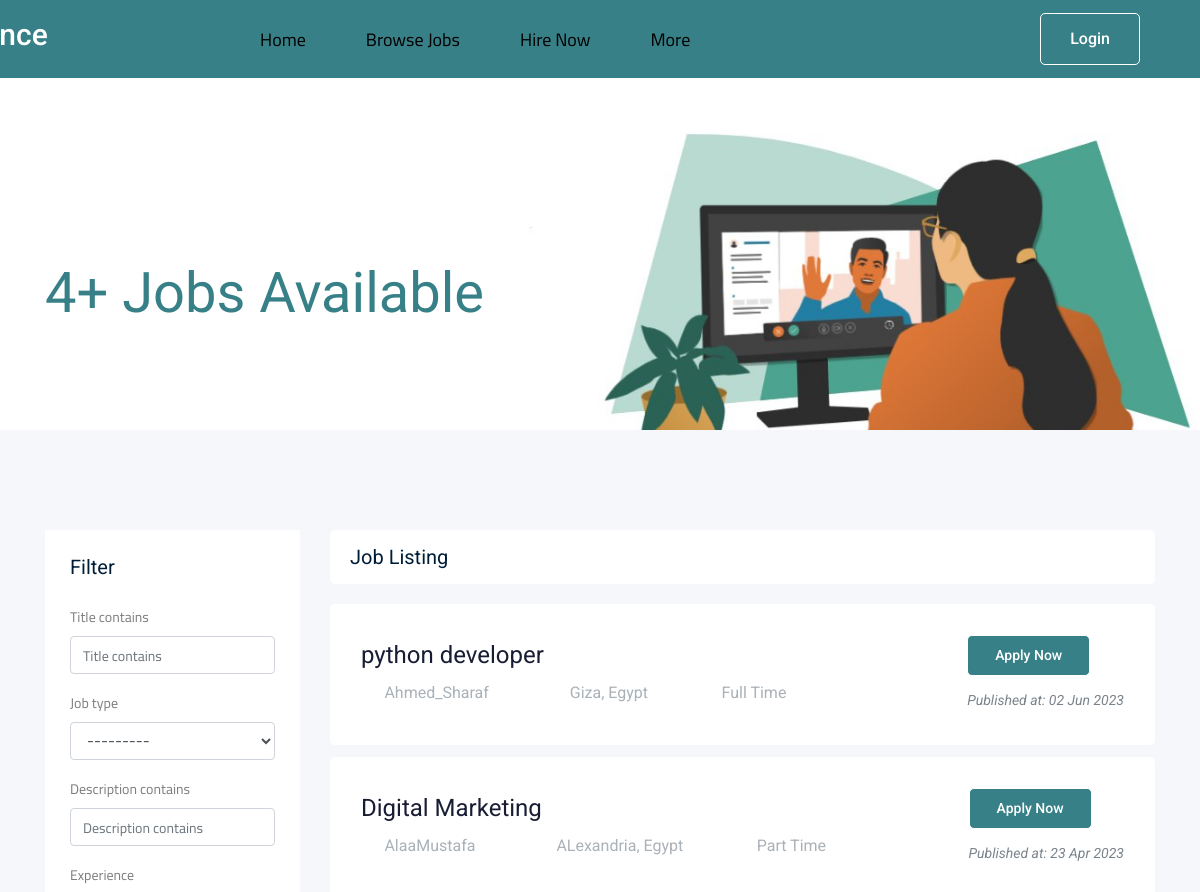
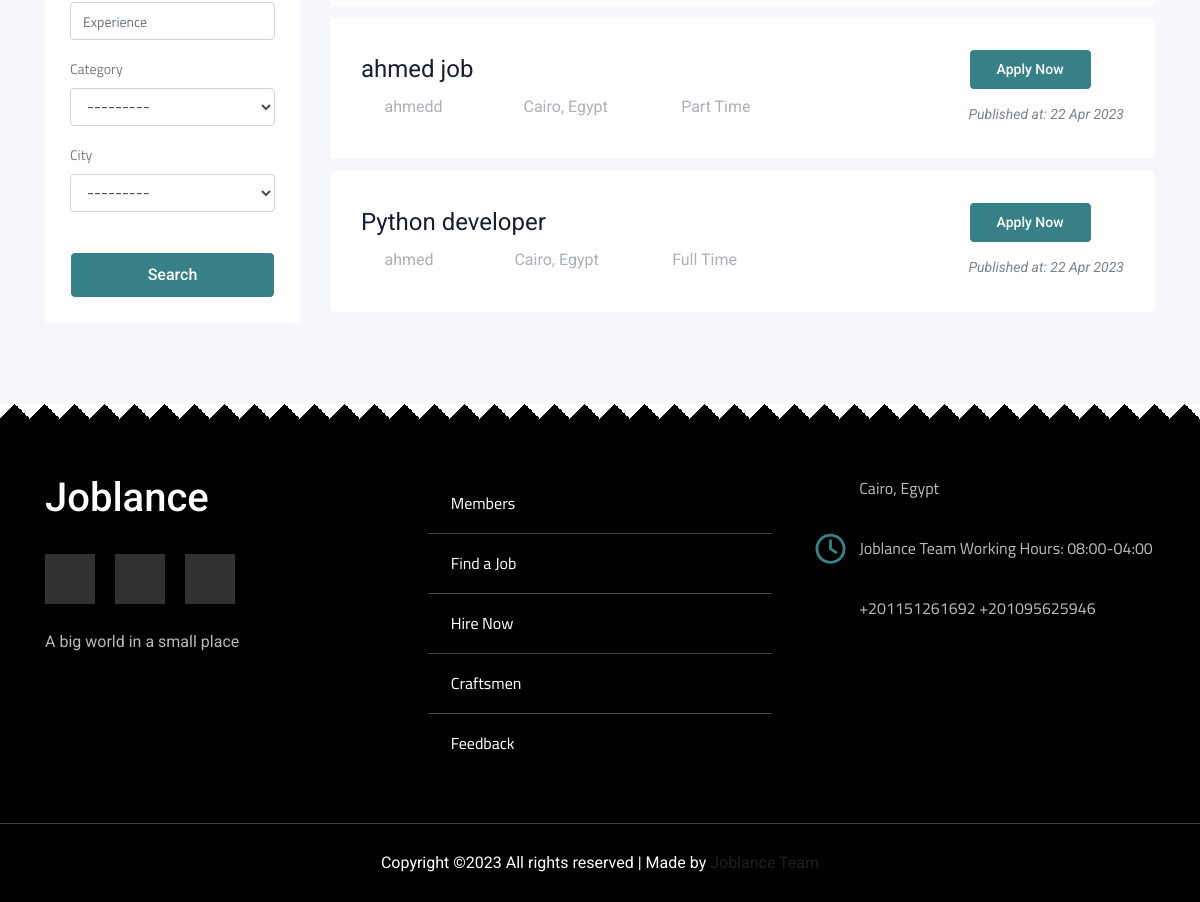
Screenshot of /jobs/ with the database file from the repository (2 pictures, top to bottom).
### job/models.py (models this page shows, shortened)
class Job(models.Model):
    owner = models.ForeignKey(
        User, related_name='job_owner', on_delete=models.CASCADE)
    title = models.CharField(max_length=100)
    job_type = models.CharField(max_length=15, choices=JOB_TYPE)
    description = models.TextField(max_length=10000)
    published_at = models.DateTimeField(auto_now=True)
    vacancy = models.IntegerField(default=1)
    salary = models.IntegerField(default=0)
    experience = models.IntegerField(default=0)
    category = models.ForeignKey('Category', on_delete=models.CASCADE)
    country = models.CharField(max_length=15, choices=CURRENT_COUNTRY)
    city = models.CharField(max_length=15, choices=CURRENT_CITY)
    slug = models.SlugField(blank=True, null=True)
    class Meta:
        ordering = ['-id']

### job/views.py (the view)
# urls.py: path('', views.jobs_list, name='job_list'),
def jobs_list(request):
    jobs_list = Job.objects.all()
    myfilter = JobFilter(request.GET, queryset=jobs_list)
    jobs_list = myfilter.qs
    paginator = Paginator(jobs_list, 5)  # Show 5 contacts per page.
    page_number = request.GET.get('page')
    page_obj = paginator.get_page(page_number)
    context = {'jobs': page_obj,
               'forcount': jobs_list,
               'myfilter': myfilter,
               }
    return render(request, 'job/jobs_list.html', context)

### job/templates/job/jobs_list.html (shortened to what this page needs)
{% load static %}
{% load bootstrap4 %}
<!doctype html>
<html class="no-js" lang="zxx">
<head>
    <link rel="stylesheet" href="{% static 'css/bootstrap.min.css'%}">
    <link rel="stylesheet" href="{% static 'css/owl.carousel.min.css'%}">
    <link rel="stylesheet" href="{% static 'css/magnific-popup.css'%}">
    <link rel="stylesheet" href="{% static 'css/font-awesome.min.css'%}">
    <link rel="stylesheet" href="{% static 'css/themify-icons.css'%}">
    <link rel="stylesheet" href="{% static 'css/nice-select.css'%}">
    <link rel="stylesheet" href="{% static 'css/flaticon.css'%}">
    <link rel="stylesheet" href="{% static 'css/jquery-ui.css'%}">
    <link rel="stylesheet" href="{% static 'css/gijgo.css'%}">
    <link rel="stylesheet" href="{% static 'css/animate.min.css'%}">
    <link rel="stylesheet" href="{% static 'css/slicknav.css'%}">
    <link rel="stylesheet" href="{% static 'css/adel_search.css'%}">
    <link rel="stylesheet" href="{% static 'css/style.css'%}">
    <link rel="stylesheet" href="{% static 'css/normalize.css' %}">
    <link rel="stylesheet" href="{% static 'css/morsy.css' %}">
    <link rel="stylesheet" href="{% static 'css/morsy.min.css' %}">
</head>
<body>
    <Header>
        <div class="container">
            <a href="{% url 'pages:index' %}" class="logo">
                <h2 style="color: #fff;">Joblance</h2>
            </a>
            <ul class="links">
                <li><a href="{% url 'pages:home' %}">Home</a></li>
                <li><a href="{% url 'jobs:job_list' %}">Browse Jobs</a></li>
                <li><a href="{% url 'profiles:others' %}">Hire Now</a></li>
                <li>
                    <a href="#" class="io">More</a>
                </li>
            </ul>
            <div class="col-xl-3 col-lg-3 d-none d-lg-block">
                <div class="Appointment">
                    {% if request.user.is_authenticated %}
                    <div class="d-none d-lg-block">
                        <a class="boxed-btn3" href="{% url 'registration:logout' %}" style="float: right;">Logout</a>
                    </div>
                    <div class="d-none d-lg-block">
                        <a href="{% url 'profiles:profile' %}" class="boxed-btn3">Profile</a>
                    </div>
                    {% else %}
                    <div class="d-none d-lg-block">
                        <a class="boxed-btn3" href="{% url 'registration:signin' %}" style="float: right;">Login</a>
                    </div>
                    {% endif %}
                </div>
            </div>
        </div>
    </Header>
    <main>
        <div class="bradcam_area bradcam_bg_1">
            <div class="container">
                <div class="row">
                    <div class="col-xl-12">
                        <div class="bradcam_text">
                            <h3>{{forcount.count}}+ Jobs Available</h3>
                        </div>
                    </div>
                </div>
            </div>
        </div>
        <div class="job_listing_area plus_padding">
            <div class="container">
                <div class="row">
                    <div class="col-lg-3">
                        <div class="job_filter white-bg">
                            <div class="form_inner white-bg">
                                <h3>Filter</h3>
                                <form method="GET">
                                    {% bootstrap_form myfilter.form %}
                                    <input type="submit" value="Search" class="boxed-btn3 w-100 mt-4">
                                </form>
                            </div>
                        </div>
                    </div>
                    <div class="col-lg-9">
                        <div class="recent_joblist_wrap">
                            <div class="recent_joblist white-bg ">
                                <div class="row align-items-center">
                                    <div class="col-md-6">
                                        <h4>Job Listing</h4>
                                    </div>
                                    <div class="col-md-6">
                                    </div>
                                </div>
                            </div>
                        </div>
                        <div class="job_lists m-0">
                            <div class="row">
                                {% for job in jobs %}
                                {% if job.owner == user %}
                                <div class="col-lg-12 col-md-12">
                                    <div class="single_jobs white-bg d-flex justify-content-between">
                                        <div class="jobs_left d-flex align-items-center">
                                            <div class="jobs_conetent">
                                                <a href="{% url 'jobs:edit_job' job.id %}">
                                                    <h4>{{job.title}}</h4>
                                                </a>
                                                <div class="links_locat d-flex align-items-center">
                                                    <div class="location">
                                                        <p> <i class="fa-solid fa-user"></i>You</p>
                                                    </div>
                                                    <div class="location">
                                                        <p> <i class="fas fa-map-marker-alt fa-fw"></i> {{job.city}},
                                                            {{job.country}}</p>
                                                    </div>
                                                    <div class="location">
                                                        <p> <i class="fa fa-clock-o"></i> {{job.job_type}}</p>
                                                    </div>
                                                </div>
                                            </div>
                                        </div>
                                        <div class="jobs_right">
                                            <div class="apply_now">
                                                <a href="{% url 'jobs:edit_job' job.id %}" class="boxed-btn3">Edit
                                                    job</a>
                                            </div>
                                            <div class="date">
                                                <p>Published at: {{job.published_at|date:'d M o'}}</p>
                                            </div>
                                        </div>
                                    </div>
                                </div>
                                {% else %}
                                <div class="col-lg-12 col-md-12">
                                    <div class="single_jobs white-bg d-flex justify-content-between">
                                        <div class="jobs_left d-flex align-items-center">
                                            <div class="jobs_conetent">
                                                <a href="{% url 'jobs:job_details' job.slug %}">
                                                    <h4>{{job.title}}</h4>
                                                </a>
                                                <div class="links_locat d-flex align-items-center">
                                                    <div class="location">
                                                        <p> <i class="fa-solid fa-user"></i> {{job.owner}}</p>
                                                    </div>
                                                    <div class="location">
                                                        <p> <i class="fas fa-map-marker-alt fa-fw"></i> {{job.city}},
                                                            {{job.country}}</p>
                                                    </div>
                                                    <div class="location">
                                                        <p> <i class="fa fa-clock-o"></i> {{job.job_type}}</p>
                                                    </div>
                                                </div>
                                            </div>
                                        </div>
                                        <div class="jobs_right">
                                            <div class="apply_now">
                                                <a href="{% url 'jobs:job_details' job.slug %}" class="boxed-btn3">Apply
                                                    Now</a>
                                            </div>
                                            <div class="date">
                                                <p>Published at: {{job.published_at|date:'d M o'}}</p>
                                            </div>
                                        </div>
                                    </div>
                                </div>
                                {% endif %}
                                {% endfor %}
                            </div>
                        </div>
                    </div>
                </div>
            </div>
        </div>
    </main>
<footer>
    <div class="container">
        <div class="box">
            <h3 style="color: #fff;">Joblance</h3>
            <br>
            <ul class="social">
                <li>
                    <a href="#" class="facebook">
                        <i class="fab fa-facebook-f"></i>
                    </a>
                </li>
                <li>
                    <a href="#" class="twitter">
                        <i class="fab fa-twitter"></i>
                    </a>
                </li>
                <li>
                    <a href="#" class="youtube">
                        <i class="fab fa-youtube"></i>
                    </a>
                </li>
            </ul>
            <br>
            <p class="text">
                A big world in a small place
            </p>
        </div>
        <div class="box">
            <ul class="links">
                <li>
                    <a href="{% url 'features:members' %}">Members</a>
                </li>
                <li>
                    <a href="{% url 'jobs:job_list' %}">Find a Job</a>
                </li>
                <li>
                    <a href="{% url 'profiles:others' %}">Hire Now</a>
                </li>
                <li>
                    <a href="{% url 'features:craftsmen' %}">Craftsmen</a>
                </li>
                <li>
                    <a href="{% url 'pages:feedback' %}">Feedback</a>
                </li>
            </ul>
        </div>
        <div class="box">
            <div class="line">
                <i class="fas fa-map-marker-alt fa-fw"></i>
                <div class="info">
                    Cairo, Egypt
                </div>
            </div>
            <div class="line">
                <i class="far fa-clock fa-fw"></i>
                <div class="info">
                    Joblance Team Working Hours: 08:00-04:00
                </div>
            </div>
            <div class="line">
                <i class="fas fa-phone-volume fa-fw"></i>
                <div class="info">
                    +201151261692
                    +201095625946
                </div>
            </div>
        </div>
    </div>
   <p class="copyright">Copyright &copy;<script>document.write(new Date().getFullYear());</script> All rights reserved | Made by <a href="{% url 'features:members' %}" target="_blank">Joblance Team</a> </p>
</footer>
</body>
</html>

### rows the page displays
Job: title "python developer", owner "Ahmed_Sharaf", city "Giza", country "Egypt", job_type "Full Time", published_at "02 Jun 2023"
Job: title "Digital Marketing", owner "AlaaMustafa", city "ALexandria", country "Egypt", job_type "Part Time", published_at "23 Apr 2023"
Job: title "ahmed job", owner "ahmedd", city "Cairo", country "Egypt", job_type "Part Time", published_at "22 Apr 2023"
Job: title "Python developer", owner "ahmed", city "Cairo", country "Egypt", job_type "Full Time", published_at "22 Apr 2023"

### other values shown
{{ forcount.count }} "4"
